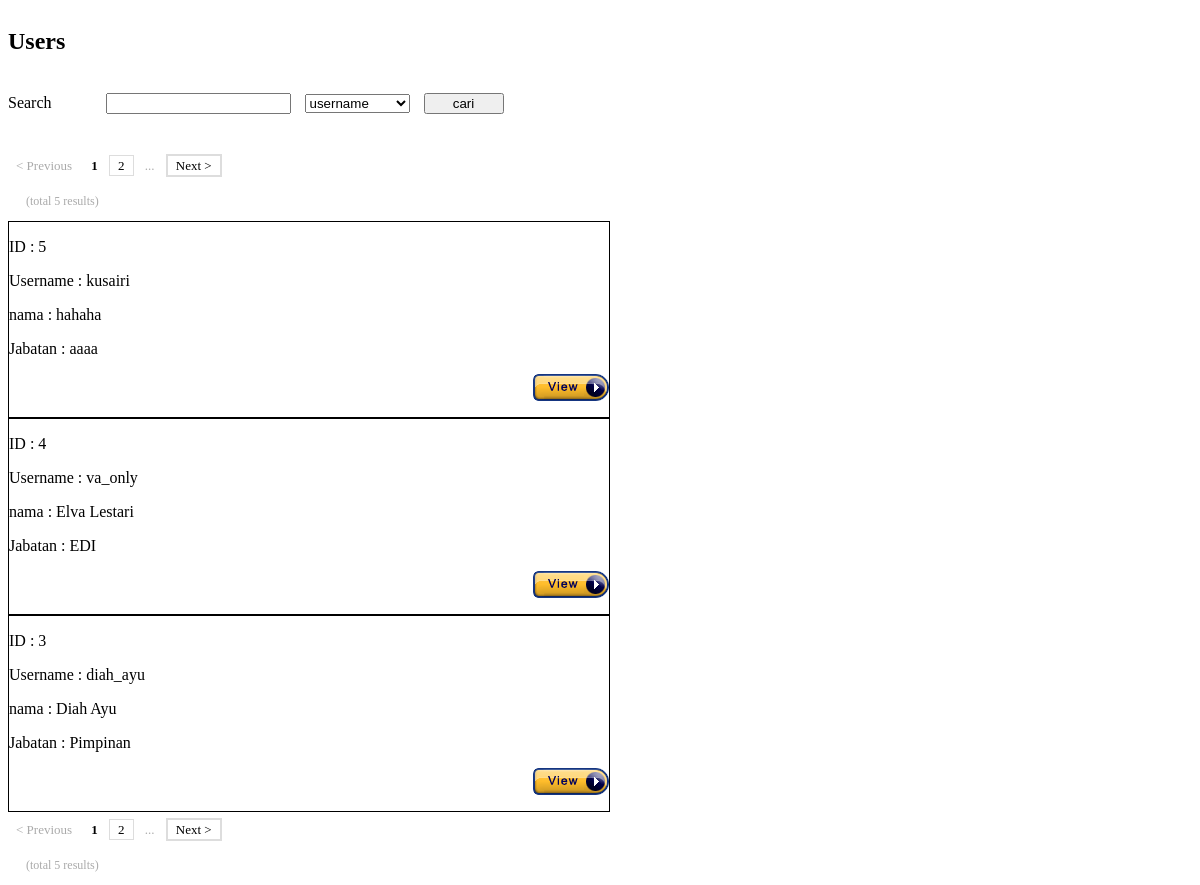
/pengguna/viewuser.php, run on the app's committed database.
### tables this page shows
CREATE TABLE IF NOT EXISTS `personal` (
  `id_user` int(11) NOT NULL auto_increment,
  `username` varchar(45) default NULL,
  `password` varchar(45) default NULL,
  `nama` varchar(45) default NULL,
  `Jenis_Kelamin` varchar(6) default NULL,
  `alamat` varchar(200) default NULL,
  `email` varchar(45) default NULL,
  `no_telp` varchar(45) default NULL,
  `tgl_daftar` datetime NOT NULL,
  `jabatan` varchar(45) default NULL,
  `Privilege` varchar(45) default NULL,
  `flag` varchar(1) NOT NULL,
  `pert_p` varchar(100) default NULL,
  `pert_d` varchar(100) default NULL,
  `jwb_p` varchar(45) default NULL,
  `jwb_d` varchar(45) default NULL,
  PRIMARY KEY  (`id_user`)
);

### pengguna/viewuser.php (the view, shortened to what this page needs)
<div style="width:800px;text-align:justify; margin-left:0px;" align="left" >
<div id="panelLeft" style="float:left;">
<h2> Users </h2>
<form action=<?php echo "../index.php?link=pengguna/viewuser"?> method="post">
<div><br> Search <input type="text" name="cari" style="margin-left:50px;">
<select name="tipe" style="margin-left:10px;">
	<option value="username">username</option>
</select>
<input type="submit" value="cari" style="margin-left:10px;width:80px;" required/></div><br />
</form>
<?php
	$maxidx = 3;
	$hlm	= 1;
	$idx = ($maxidx * $hlm)-$maxidx;
	include("commons/paging.php");
?>
<?php
	$queryCount = mysqli_query($conn," select count(id_user) from personal where flag = 1");
	$rowCount = mysqli_fetch_array($queryCount);
	if($rowCount[0] == 0)
	{
		?><div align="center" style="background-color:#F03346;width:auto; height:30px;"> <h3>Data Tidak Ditemukan</h3> </div><?php
	}
	else
	{
		$cari = $_POST['cari'];
		$tipe = $_POST['tipe'];
		if($cari == "" || $tipe == "")
		{
			$sql  = " select * from personal where flag = 1 ";
			$sql .=	" order by 	id_user desc				";
			$sql .=	" limit $idx, $maxidx					";
			$queryTampil = mysqli_query($conn,$sql);
		}
		else
		{
			$sql  = " select * from personal where flag = 1 and $tipe like '%$cari%' ";
			$sql .=	" order by 	id_user desc				 				    	 ";
			$sql .=	" limit $idx, $maxidx							 				     ";
			$queryTampil = mysqli_query($conn,$sql);
		}
	}
	while ($row = mysqli_fetch_array($queryTampil))
	{
		$id = $row[0];
?>
		<div id="box" class="box2" style="border:solid; width:600px; border-width:thin; clear:both;" align="left">
		<p>ID : <?php echo $row['id_user']; ?></a></p>
		<p>Username : <?php echo $row['username']; ?></p>
		<p>nama : <?php echo $row['nama']; ?></p>
		<p>Jabatan : <?php echo $row['jabatan'];?></p>
        <p align="right"><a href="../index.php?link=pengguna/detailpengguna&id=<?php echo $id ?>"><img src="image/view.gif" /></a></p>
		</div>
<?php
	 }
?>
</div>
</div>

### data on the page
personal: id_user "5", username "kusairi", nama "hahaha", jabatan "aaaa"
personal: id_user "4", username "va_only", nama "Elva Lestari", jabatan "EDI"
personal: id_user "3", username "diah_ayu", nama "Diah Ayu", jabatan "Pimpinan"

### other printed values
$total "5 5"
